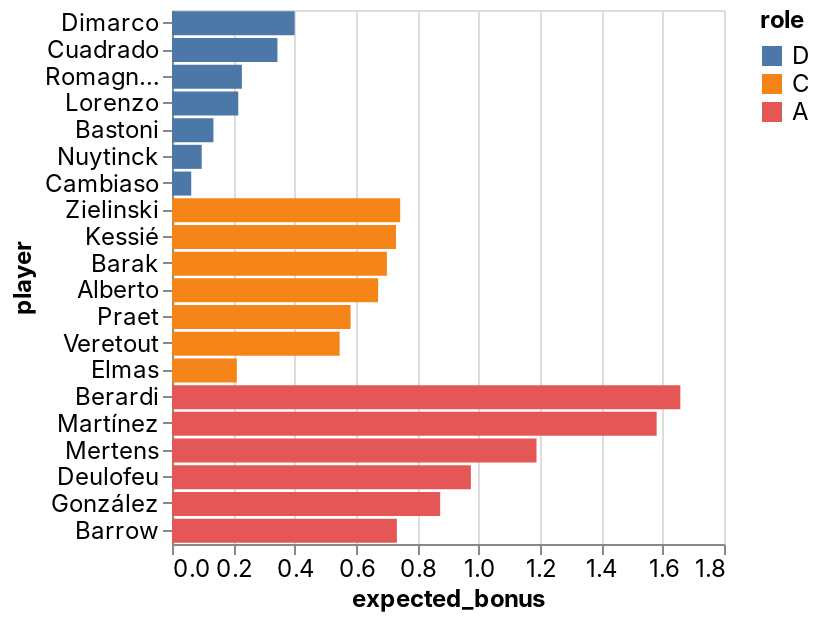

Here is the notebook cell this chart was saved with:
### Code cell
_deepnote_run_altair(team, """{"$schema":"https://vega.github.io/schema/vega-lite/v4.json","mark":{"type":"bar","tooltip":{"content":"data"}},"height":220,"autosize":{"type":"fit"},"data":{"name":"placeholder"},"encoding":{"x":{"field":"expected_bonus","type":"quantitative","sort":null,"scale":{"type":"linear","zero":false}},"y":{"field":"player","type":"nominal","sort":null,"scale":{"type":"linear","zero":true}},"color":{"field":"role","type":"nominal","sort":null,"scale":{"type":"linear","zero":false}}}}""")

### Figure 1 — Vega-Lite specification as saved in the notebook (floating-point values rounded to 4 significant figures)
{"config": {"view": {"continuousWidth": 400, "continuousHeight": 300}, "area": {"fill": "#51C0E9"}, "axis": {"labelFont": "Inter, sans-serif", "labelFontSize": 12, "labelFontWeight": "normal", "labelLimit": 60, "labelOverlap": "greedy", "titleFont": "Inter, sans-serif", "titleFontSize": 12, "titleFontWeight": "bold"}, "background": "#ffffff", "legend": {"labelFont": "Inter, sans-serif", "labelFontSize": 12, "titleFont": "Inter, sans-serif", "titleFontSize": 12, "titleFontWeight": "bold"}, "line": {"stroke": "#51C0E9", "strokeWidth": 2}, "rect": {"fill": "#51C0E9"}, "title": {"anchor": "start", "color": "#000000", "font": "Inter, sans-serif", "fontSize": 22, "fontWeight": "normal"}}, "data": {"name": "data-318449101ad36f330e23bab79de61403"}, "mark": {"type": "bar", "tooltip": {"content": "data"}}, "autosize": {"type": "fit"}, "encoding": {"color": {"type": "nominal", "field": "role", "scale": {"type": "linear", "zero": false}, "sort": null}, "x": {"type": "quantitative", "field": "expected_bonus", "scale": {"type": "linear", "zero": false}, "sort": null}, "y": {"type": "nominal", "field": "player", "scale": {"type": "linear", "zero": true}, "sort": null}}, "height": 300, "width": "container", "$schema": "https://vega.github.io/schema/vega-lite/v4.json", "datasets": {"data-318449101ad36f330e23bab79de61403": [{"fanta_team": "Beverly INPS", "role": "D", "player": "Dimarco", "team": "Inter", "opponent": "Torino", "date": "2022-03-13T00:00:00", "expected_bonus": 0.3998}, {"fanta_team": "Beverly INPS", "role": "D", "player": "Cuadrado", "team": "Juventus", "opponent": "Sampdoria", "date": "2022-03-12T00:00:00", "expected_bonus": 0.3439}, {"fanta_team": "Beverly INPS", "role": "D", "player": "Romagnoli", "team": "AC Milan", "opponent": "Empoli", "date": "2022-03-12T00:00:00", "expected_bonus": 0.2279}, {"fanta_team": "Beverly INPS", "role": "D", "player": "Lorenzo", "team": "Napoli", "opponent": "Verona", "date": "2022-03-13T00:00:00", "expected_bonus": 0.216}, {"fanta_team": "Beverly INPS", "role": "D", "player": "Bastoni", "team": "Inter", "opponent": "Torino", "date": "2022-03-13T00:00:00", "expected_bonus": 0.135}, {"fanta_team": "Beverly INPS", "role": "D", "player": "Nuytinck", "team": "Udinese", "opponent": "Roma", "date": "2022-03-13T00:00:00", "expected_bonus": 0.09686}, {"fanta_team": "Beverly INPS", "role": "D", "player": "Cambiaso", "team": "Genoa", "opponent": "Atalanta", "date": "2022-03-13T00:00:00", "expected_bonus": 0.06272}, {"fanta_team": "Beverly INPS", "role": "C", "player": "Zielinski", "team": "Napoli", "opponent": "Verona", "date": "2022-03-13T00:00:00", "expected_bonus": 0.7441}, {"fanta_team": "Beverly INPS", "role": "C", "player": "Kessié", "team": "AC Milan", "opponent": "Empoli", "date": "2022-03-12T00:00:00", "expected_bonus": 0.7305}, {"fanta_team": "Beverly INPS", "role": "C", "player": "Barak", "team": "Verona", "opponent": "Napoli", "date": "2022-03-13T00:00:00", "expected_bonus": 0.7008}, {"fanta_team": "Beverly INPS", "role": "C", "player": "Alberto", "team": "Lazio", "opponent": "Venezia", "date": "2022-03-14T00:00:00", "expected_bonus": 0.6721}, {"fanta_team": "Beverly INPS", "role": "C", "player": "Praet", "team": "Torino", "opponent": "Inter", "date": "2022-03-13T00:00:00", "expected_bonus": 0.5824}, {"fanta_team": "Beverly INPS", "role": "C", "player": "Veretout", "team": "Roma", "opponent": "Udinese", "date": "2022-03-13T00:00:00", "expected_bonus": 0.5467}, {"fanta_team": "Beverly INPS", "role": "C", "player": "Elmas", "team": "Napoli", "opponent": "Verona", "date": "2022-03-13T00:00:00", "expected_bonus": 0.2115}, {"fanta_team": "Beverly INPS", "role": "A", "player": "Berardi", "team": "Sassuolo", "opponent": "Salernitana", "date": "2022-03-12T00:00:00", "expected_bonus": 1.658}, {"fanta_team": "Beverly INPS", "role": "A", "player": "Martínez", "team": "Inter", "opponent": "Torino", "date": "2022-03-13T00:00:00", "expected_bonus": 1.58}, {"fanta_team": "Beverly INPS", "role": "A", "player": "Mertens", "team": "Napoli", "opponent": "Verona", "date": "2022-03-13T00:00:00", "expected_bonus": 1.189}, {"fanta_team": "Beverly INPS", "role": "A", "player": "Deulofeu", "team": "Udinese", "opponent": "Roma", "date": "2022-03-13T00:00:00", "expected_bonus": 0.9747}, {"fanta_team": "Beverly INPS", "role": "A", "player": "González", "team": "Fiorentina", "opponent": "Bologna", "date": "2022-03-13T00:00:00", "expected_bonus": 0.8745}, {"fanta_team": "Beverly INPS", "role": "A", "player": "Barrow", "team": "Bologna", "opponent": "Fiorentina", "date": "2022-03-13T00:00:00", "expected_bonus": 0.7333}]}}
